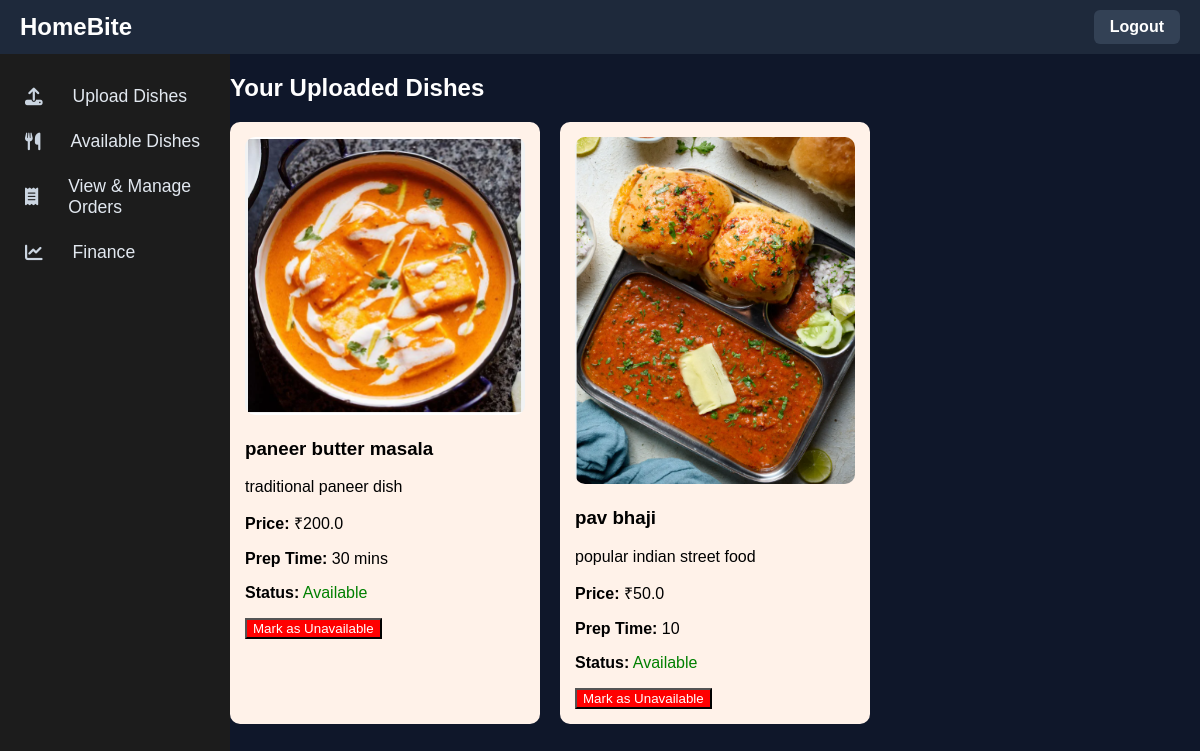
/chef/dishes (signed in), run on an earlier commit of the app's database.
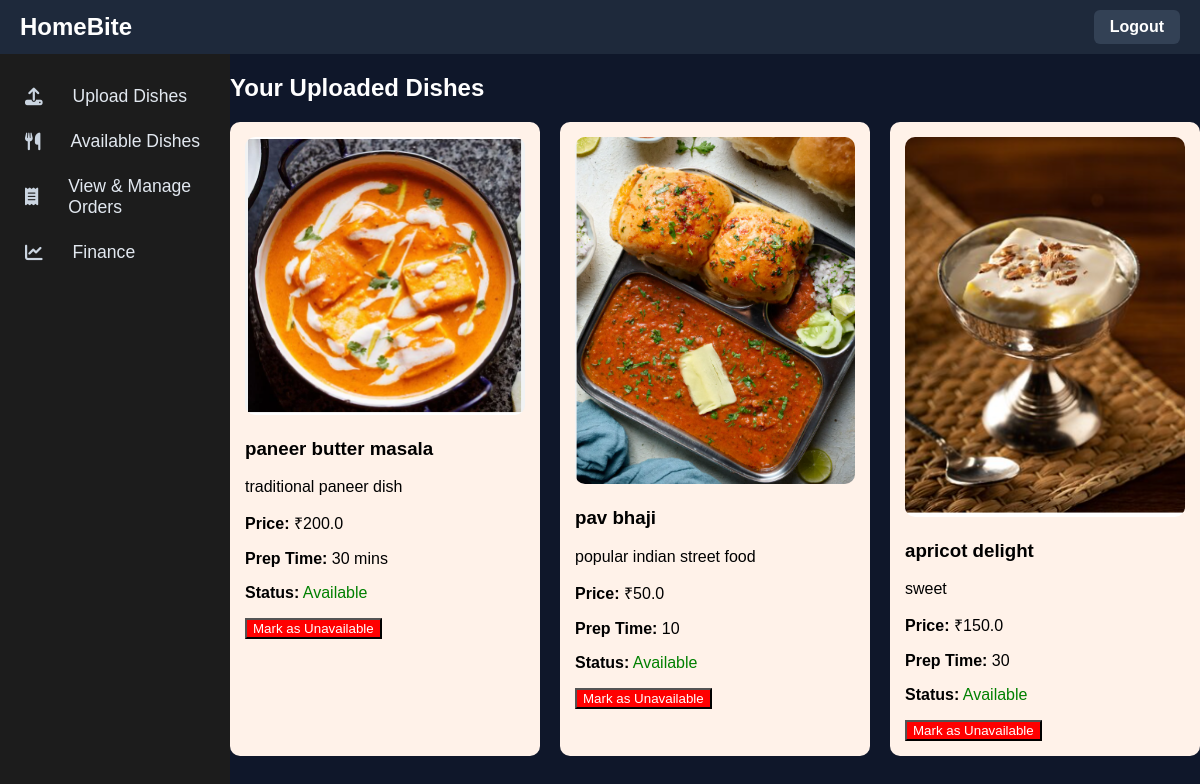
And on a later commit of the database.
### tables this page shows
CREATE TABLE dishes (
    id INTEGER PRIMARY KEY AUTOINCREMENT,
    chef_id INTEGER,
    name TEXT NOT NULL,
    description TEXT,
    price REAL,
    prep_time TEXT,
    image_filename TEXT
, available INTEGER DEFAULT 1);

### app.py (the view)
@app.route('/chef/dishes')
def view_orders():
    if 'chef_id' not in session:
        return redirect('/chef/login')
    conn = sqlite3.connect('database.db')
    conn.row_factory = sqlite3.Row
    cursor = conn.cursor()
    cursor.execute('SELECT * FROM dishes WHERE chef_id = ?', (session['chef_id'],))
    dishes = cursor.fetchall()
    conn.close()
    return render_template('view_dishes.html', dishes=dishes)

### templates/view_dishes.html
{% extends 'chef_template.html' %}
{% block content %}
<h2>Your Uploaded Dishes</h2>
<div style="display: grid; grid-template-columns: repeat(auto-fill, minmax(250px, 1fr)); gap: 20px;">
    {% for dish in dishes %}
    <div style="background: #fff2e9; border-radius: 10px; padding: 15px; color: black;">
<img src="{{ url_for('uploaded_file', filename=dish['image_filename']) }}"
 alt="Dish Image" style="width: 100%; border-radius: 10px;">
<h3>{{ dish['name'] }}</h3>
        <p>{{ dish['description'] }}</p>
        <p><strong>Price:</strong> ₹{{ dish['price'] }}</p>
        <p><strong>Prep Time:</strong> {{ dish['prep_time'] }}</p>
        {% if dish['available'] == 1 %}
            <p><strong>Status:</strong> <span style="color: green;">Available</span></p>
        {% else %}
            <p><strong>Status:</strong> <span style="color: red;">Unavailable</span></p>
        {% endif %}
        {% if dish['available'] == 1 %}
            <form action="{{ url_for('mark_unavailable', dish_id=dish['id']) }}" method="POST">
                <button type="submit" style="background-color: red; color: white;">Mark as Unavailable</button>
            </form>
        {% else %}
            <form action="{{ url_for('mark_available', dish_id=dish['id']) }}" method="POST">
                <button type="submit" style="background-color: green; color: white;">Mark as Available</button>
            </form>
        {% endif %}
    </div>
    {% endfor %}
</div>
{% endblock %}

What changed in the data, as far as the page shows it:
added dishes: image_filename (picture), name "apricot delight", description "sweet", price "150.0", prep_time "30", shows "Status:", available "Available"
